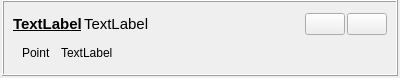
<?xml version="1.0" encoding="UTF-8"?>
<ui version="4.0">
 <class>RegionCard</class>
 <widget class="QWidget" name="RegionCard">
  <property name="geometry">
   <rect>
    <x>0</x>
    <y>0</y>
    <width>400</width>
    <height>78</height>
   </rect>
  </property>
  <property name="windowTitle">
   <string>Form</string>
  </property>
  <layout class="QVBoxLayout" name="verticalLayout_3">
   <property name="leftMargin">
    <number>2</number>
   </property>
   <property name="topMargin">
    <number>0</number>
   </property>
   <property name="rightMargin">
    <number>2</number>
   </property>
   <property name="bottomMargin">
    <number>2</number>
   </property>
   <item>
    <widget class="QFrame" name="card">
     <property name="frameShape">
      <enum>QFrame::Box</enum>
     </property>
     <property name="frameShadow">
      <enum>QFrame::Raised</enum>
     </property>
     <layout class="QVBoxLayout" name="verticalLayout_2">
      <property name="spacing">
       <number>0</number>
      </property>
      <property name="leftMargin">
       <number>0</number>
      </property>
      <property name="topMargin">
       <number>7</number>
      </property>
      <property name="rightMargin">
       <number>0</number>
      </property>
      <property name="bottomMargin">
       <number>7</number>
      </property>
      <item>
       <widget class="QWidget" name="widget" native="true">
        <layout class="QHBoxLayout" name="horizontalLayout">
         <property name="spacing">
          <number>2</number>
         </property>
         <property name="topMargin">
          <number>4</number>
         </property>
         <property name="bottomMargin">
          <number>4</number>
         </property>
         <item>
          <widget class="QLabel" name="name">
           <property name="font">
            <font>
             <pointsize>11</pointsize>
             <bold>true</bold>
             <underline>true</underline>
            </font>
           </property>
           <property name="text">
            <string>TextLabel</string>
           </property>
          </widget>
         </item>
         <item>
          <widget class="QLabel" name="type">
           <property name="font">
            <font>
             <pointsize>11</pointsize>
            </font>
           </property>
           <property name="text">
            <string>TextLabel</string>
           </property>
          </widget>
         </item>
         <item>
          <spacer name="horizontalSpacer">
           <property name="orientation">
            <enum>Qt::Horizontal</enum>
           </property>
           <property name="sizeHint" stdset="0">
            <size>
             <width>23</width>
             <height>20</height>
            </size>
           </property>
          </spacer>
         </item>
         <item>
          <widget class="QPushButton" name="edit">
           <property name="sizePolicy">
            <sizepolicy hsizetype="Fixed" vsizetype="Fixed">
             <horstretch>0</horstretch>
             <verstretch>0</verstretch>
            </sizepolicy>
           </property>
           <property name="text">
            <string/>
           </property>
           <property name="icon">
            <iconset resource="../../../baram/resource.qrc">
             <normaloff>:/icons/create-outline.svg</normaloff>:/icons/create-outline.svg</iconset>
           </property>
          </widget>
         </item>
         <item>
          <widget class="QPushButton" name="remove">
           <property name="sizePolicy">
            <sizepolicy hsizetype="Fixed" vsizetype="Fixed">
             <horstretch>0</horstretch>
             <verstretch>0</verstretch>
            </sizepolicy>
           </property>
           <property name="text">
            <string/>
           </property>
           <property name="icon">
            <iconset resource="../../../baram/resource.qrc">
             <normaloff>:/icons/trash-outline.svg</normaloff>:/icons/trash-outline.svg</iconset>
           </property>
          </widget>
         </item>
        </layout>
       </widget>
      </item>
      <item>
       <widget class="QWidget" name="widget_6" native="true">
        <layout class="QHBoxLayout" name="horizontalLayout_2">
         <property name="spacing">
          <number>10</number>
         </property>
         <property name="leftMargin">
          <number>18</number>
         </property>
         <property name="topMargin">
          <number>4</number>
         </property>
         <property name="rightMargin">
          <number>18</number>
         </property>
         <property name="bottomMargin">
          <number>4</number>
         </property>
         <item>
          <widget class="QLabel" name="label">
           <property name="text">
            <string>Point</string>
           </property>
          </widget>
         </item>
         <item>
          <widget class="QLabel" name="point">
           <property name="sizePolicy">
            <sizepolicy hsizetype="Expanding" vsizetype="Preferred">
             <horstretch>0</horstretch>
             <verstretch>0</verstretch>
            </sizepolicy>
           </property>
           <property name="text">
            <string>TextLabel</string>
           </property>
           <property name="alignment">
            <set>Qt::AlignLeading|Qt::AlignLeft|Qt::AlignVCenter</set>
           </property>
          </widget>
         </item>
        </layout>
       </widget>
      </item>
     </layout>
    </widget>
   </item>
  </layout>
 </widget>
 <resources>
  <include location="../../../baram/resource.qrc"/>
 </resources>
 <connections/>
</ui>
